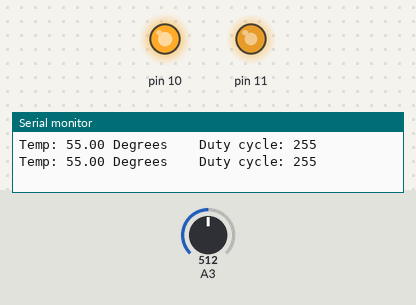
The sketch below on a simulated Arduino Uno, built with avr-gcc and run on an emulated ATmega328P. Parts: output pins drawn as LEDs (lit = HIGH), the last lines printed to the serial monitor. Inputs (shaded band) come from the test bench; at power-on: A3 = 512.

Above: at 1.8 s.
1.9 s: A3 set to 260
3.4 s: A3 set to 241
At 4.6 s:
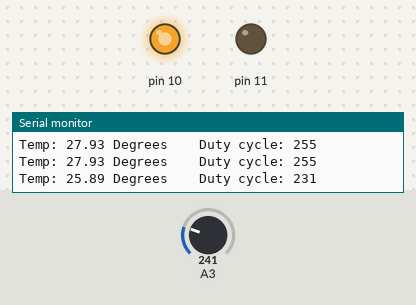
5.5 s: A3 set to 306
At 7.2 s:
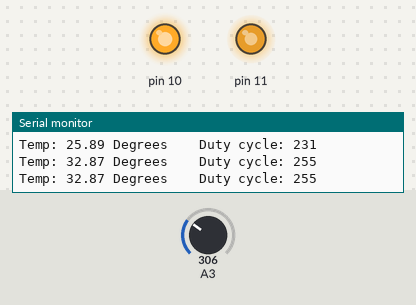
7.5 s: A3 set to 122
At 9.0 s:
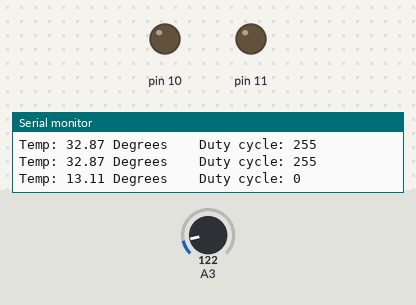
9.5 s: A3 set to 148
At 10.6 s:
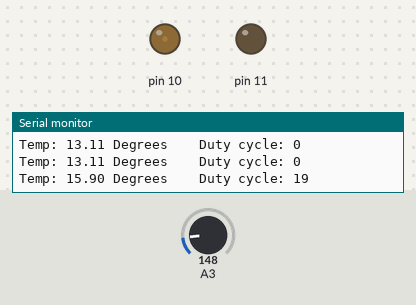
11.5 s: A3 set to 17
At 13.4 s:
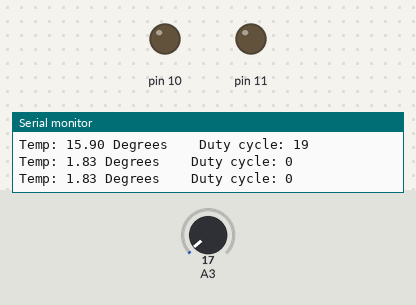
Timing chart, 0 to 14.5 s (numbered marks = the images above; inputs shaded):
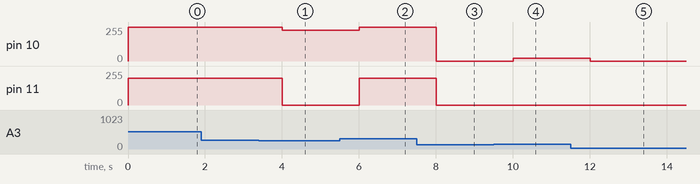

The sketch:

shuziwenduji3.3.ino
```cpp
unsigned int tempMin = 15;    //亮灯温度
unsigned int tempMax = 27;   //报警温度
void setup( ) {
  Serial.begin(115200);           //串口初始化
  analogReference(INTERNAL);  //调用板载1.1V基准源
  pinMode(11, OUTPUT);
  digitalWrite(11, LOW);
}

void loop( ) {
   double analogVotage = 1.1*(double)analogRead(A3)/1024.0;
   double temp = 100*analogVotage; //计算温度
    unsigned int dutyCycle;     //占空比
    if (temp <= tempMin) {         //小于亮灯门限值
        dutyCycle = 0; digitalWrite(11, LOW);
      }
    else if (temp < tempMax) {   //小于报警门限
         dutyCycle = (temp-tempMin)*255/(tempMax-tempMin);
         digitalWrite(11, LOW);
       }
    else{           //发光二极管亮度最大值，并启动声音报警
          dutyCycle = 255; analogWrite(11,200);
        }
  analogWrite(10, dutyCycle); //控制发光二极管发光
  Serial.print("Temp: ");  Serial.print(temp);
  Serial.print(" Degrees    Duty cycle: ");
  Serial.println(dutyCycle);
  delay(1000); // 控制刷新速度
}
```

Measured:
- the behaviour switches between 252 and 251 on A3 (found by bisection; images 0 and 1)
- after the input at 3.4 s, pin 10: 255/255 → 231/255 after 0.60 s; pin 11: 200/255 → 0/255 after 0.60 s
- after the input at 5.5 s, pin 10: 231/255 → 255/255 after 0.51 s; pin 11: 0/255 → 200/255 after 0.51 s
- after the input at 7.5 s, pin 10: 255/255 → 0/255 after 0.51 s; pin 11: 200/255 → 0/255 after 0.51 s
- after the input at 9.5 s, pin 10: 0/255 → 19/255 after 0.51 s
- after the input at 11.5 s, pin 10: 19/255 → 0/255 after 0.51 s
